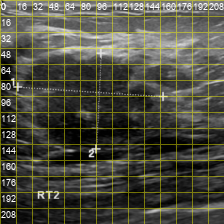
#> input picture outputs/annotation_analysis/coordinate_grids/malignant_(111)_grid.png, 224 x 224 px
$ python create_review_sheet.py
#> lines starting #> are read from the running program, lines starting #| are printed output that depends on the picture

from pathlib import Path
from PIL import Image, ImageDraw

ROOT = Path(__file__).resolve().parents[1]

SOURCE = ROOT / "outputs/annotation_analysis/coordinate_grids"
OUTPUT = ROOT / "outputs/annotation_analysis/first_four_review.png"

files = [
    "malignant_(111)_grid.png",
    "malignant_(2)_grid.png",
    "benign_(310)_grid.png",
    "normal_(117)_grid.png"
]

sheet = Image.new("RGB", (960, 1020), "white")
#> sheet: PIL image 960x1020 RGB; every value is 255
draw = ImageDraw.Draw(sheet)

positions = [
    (0, 0),
    (480, 0),
    (0, 510),
    (480, 510)
]

for filename, (x, y) in zip(files, positions):

    path = SOURCE / filename

    if not path.exists():
        raise FileNotFoundError(path)

    image = Image.open(path).convert("RGB")
#> image is the input picture: PIL image 224x224 RGB; mean R, G, B 79.1, 79.1, 65.8
    image = image.resize((448, 448))
#> image: PIL image 448x448 RGB

    sheet.paste(image, (x + 16, y + 35))
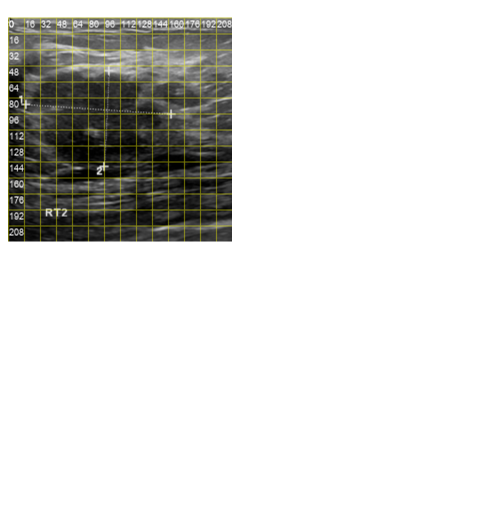
#> sheet: PIL image 960x1020 RGB (shown at 1/2 size); mean R, G, B 219, 219, 216.2
    draw.text(
        (x + 16, y + 10),
        filename,
        fill="black"
    )
#> pass 2 of the loop `for filename, (x, y) in zip(files, positions):`:
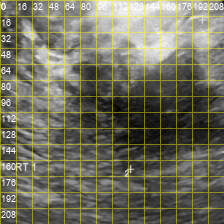
#> input picture outputs/annotation_analysis/coordinate_grids/malignant_(2)_grid.png, 224 x 224 px
#> image is the input picture: PIL image 224x224 RGB; mean R, G, B 112.7, 112.7, 99.4
#> image: PIL image 448x448 RGB
#> `sheet.paste(image, (x + 16, y + 35))`:
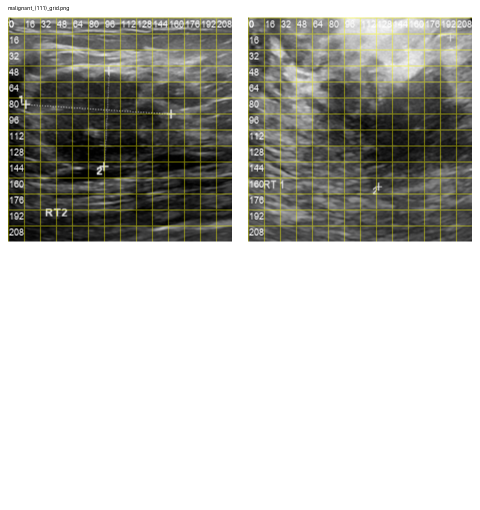
#> sheet: PIL image 960x1020 RGB (shown at 1/2 size); mean R, G, B 189.7, 189.7, 184.3
#> pass 3 of the loop `for filename, (x, y) in zip(files, positions):`:
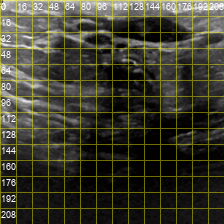
#> input picture outputs/annotation_analysis/coordinate_grids/benign_(310)_grid.png, 224 x 224 px
#> image is the input picture: PIL image 224x224 RGB; mean R, G, B 61.8, 61.8, 48.5
#> image: PIL image 448x448 RGB
#> `sheet.paste(image, (x + 16, y + 35))`:
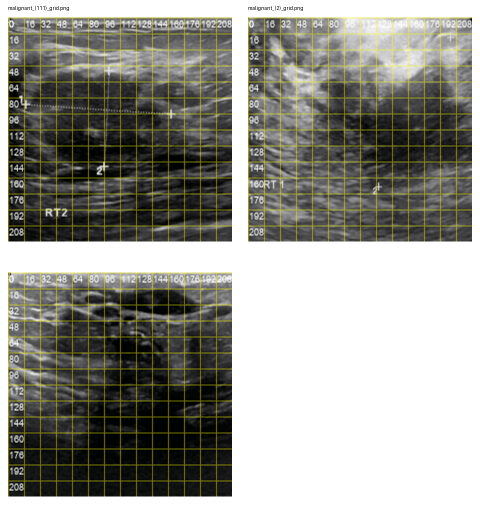
#> sheet: PIL image 960x1020 RGB (shown at 1/2 size); mean R, G, B 150.1, 150.1, 141.9
#> the loop made 4 passes; the first 3 are shown

OUTPUT.parent.mkdir(parents=True, exist_ok=True)
sheet.save(OUTPUT)
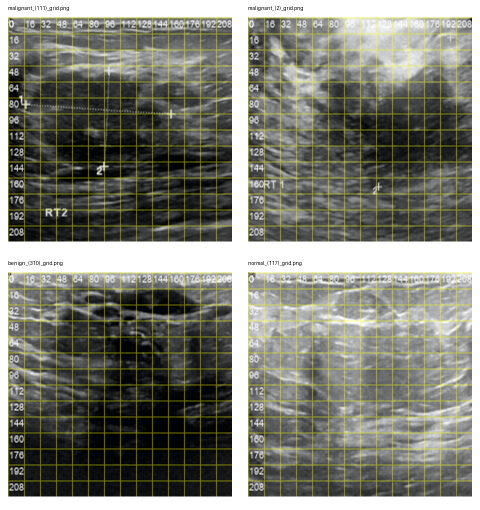
#> saved as first_four_review.png: PIL image 960x1020 RGB (shown at 1/2 size); mean R, G, B 127.4, 127.4, 116.5

print(f"Review sheet saved: {OUTPUT}")
